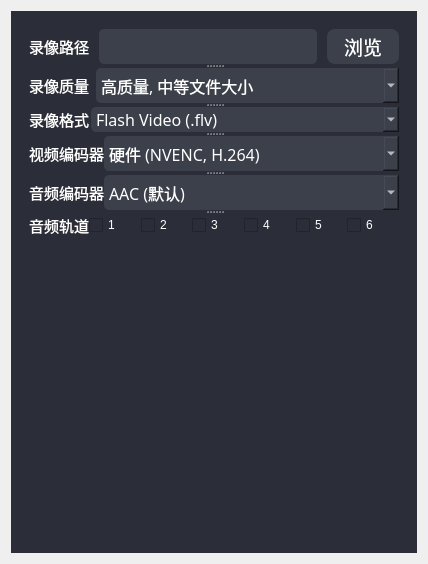
            <widget class="QWidget" name="record_page">
             <layout class="QVBoxLayout" name="verticalLayout_6">
              <item>
               <widget class="QWidget" name="widget_14" native="true">
                <property name="sizePolicy">
                 <sizepolicy hsizetype="Preferred" vsizetype="Preferred">
                  <horstretch>0</horstretch>
                  <verstretch>2</verstretch>
                 </sizepolicy>
                </property>
                <property name="styleSheet">
                 <string notr="true">QWidget {
	background: #2b2e38;
}</string>
                </property>
                <layout class="QVBoxLayout" name="verticalLayout_3">
                 <item>
                  <widget class="QWidget" name="widget_15" native="true">
                   <property name="styleSheet">
                    <string notr="true">QWidget, QCheckBox {
	background: #2b2e38;
	color: white;
}
</string>
                   </property>
                   <layout class="QGridLayout" name="gridLayout_4">
                    <item row="0" column="0">
                     <widget class="QSplitter" name="splitter_4">
                      <property name="orientation">
                       <enum>Qt::Vertical</enum>
                      </property>
                      <widget class="QWidget" name="">
                       <layout class="QHBoxLayout" name="horizontalLayout_12">
                        <property name="spacing">
                         <number>10</number>
                        </property>
                        <item>
                         <widget class="QLabel" name="label_14">
                          <property name="font">
                           <font>
                            <family>Arial</family>
                            <pointsize>11</pointsize>
                           </font>
                          </property>
                          <property name="text">
                           <string>录像路径</string>
                          </property>
                         </widget>
                        </item>
                        <item>
                         <widget class="QLineEdit" name="lineEdit_2">
                          <property name="sizePolicy">
                           <sizepolicy hsizetype="Expanding" vsizetype="Fixed">
                            <horstretch>6</horstretch>
                            <verstretch>0</verstretch>
                           </sizepolicy>
                          </property>
                          <property name="minimumSize">
                           <size>
                            <width>0</width>
                            <height>35</height>
                           </size>
                          </property>
                          <property name="font">
                           <font>
                            <family>宋体</family>
                            <pointsize>12</pointsize>
                           </font>
                          </property>
                          <property name="styleSheet">
                           <string notr="true">background: #3c404b;
color: white;
border-radius:5px;</string>
                          </property>
                         </widget>
                        </item>
                        <item>
                         <widget class="QPushButton" name="pushButton_2">
                          <property name="sizePolicy">
                           <sizepolicy hsizetype="Minimum" vsizetype="Fixed">
                            <horstretch>2</horstretch>
                            <verstretch>3</verstretch>
                           </sizepolicy>
                          </property>
                          <property name="minimumSize">
                           <size>
                            <width>0</width>
                            <height>35</height>
                           </size>
                          </property>
                          <property name="font">
                           <font>
                            <family>Arial</family>
                            <pointsize>14</pointsize>
                           </font>
                          </property>
                          <property name="styleSheet">
                           <string notr="true">background: #3c404b;
color: white;
border-radius: 8px;</string>
                          </property>
                          <property name="text">
                           <string>浏览</string>
                          </property>
                         </widget>
                        </item>
                       </layout>
                      </widget>
                      <widget class="QWidget" name="">
                       <layout class="QHBoxLayout" name="horizontalLayout_13">
                        <item>
                         <widget class="QLabel" name="label_15">
                          <property name="sizePolicy">
                           <sizepolicy hsizetype="Preferred" vsizetype="Preferred">
                            <horstretch>1</horstretch>
                            <verstretch>5</verstretch>
                           </sizepolicy>
                          </property>
                          <property name="font">
                           <font>
                            <family>Arial</family>
                            <pointsize>11</pointsize>
                           </font>
                          </property>
                          <property name="text">
                           <string>录像质量</string>
                          </property>
                         </widget>
                        </item>
                        <item>
                         <widget class="QComboBox" name="comboBox_7">
                          <property name="sizePolicy">
                           <sizepolicy hsizetype="Preferred" vsizetype="Fixed">
                            <horstretch>5</horstretch>
                            <verstretch>4</verstretch>
                           </sizepolicy>
                          </property>
                          <property name="minimumSize">
                           <size>
                            <width>0</width>
                            <height>35</height>
                           </size>
                          </property>
                          <property name="sizeIncrement">
                           <size>
                            <width>0</width>
                            <height>0</height>
                           </size>
                          </property>
                          <property name="font">
                           <font>
                            <family>宋体</family>
                            <pointsize>12</pointsize>
                           </font>
                          </property>
                          <property name="styleSheet">
                           <string notr="true">background: #3c404b;
color: white;
border-radius:5px;</string>
                          </property>
                          <item>
                           <property name="text">
                            <string>高质量, 中等文件大小</string>
                           </property>
                          </item>
                          <item>
                           <property name="text">
                            <string>近似无损的质量, 大文件大小</string>
                           </property>
                          </item>
                          <item>
                           <property name="text">
                            <string>无损的质量, 非常大的文件大小</string>
                           </property>
                          </item>
                         </widget>
                        </item>
                       </layout>
                      </widget>
                      <widget class="QWidget" name="">
                       <layout class="QHBoxLayout" name="horizontalLayout_14">
                        <property name="spacing">
                         <number>0</number>
                        </property>
                        <item>
                         <widget class="QLabel" name="label_13">
                          <property name="sizePolicy">
                           <sizepolicy hsizetype="Preferred" vsizetype="Preferred">
                            <horstretch>1</horstretch>
                            <verstretch>0</verstretch>
                           </sizepolicy>
                          </property>
                          <property name="font">
                           <font>
                            <family>Arial</family>
                            <pointsize>11</pointsize>
                           </font>
                          </property>
                          <property name="text">
                           <string>录像格式</string>
                          </property>
                         </widget>
                        </item>
                        <item>
                         <widget class="QComboBox" name="comboBox_6">
                          <property name="sizePolicy">
                           <sizepolicy hsizetype="Preferred" vsizetype="Fixed">
                            <horstretch>5</horstretch>
                            <verstretch>0</verstretch>
                           </sizepolicy>
                          </property>
                          <property name="minimumSize">
                           <size>
                            <width>0</width>
                            <height>25</height>
                           </size>
                          </property>
                          <property name="font">
                           <font>
                            <family>宋体</family>
                            <pointsize>12</pointsize>
                           </font>
                          </property>
                          <property name="styleSheet">
                           <string notr="true">background: #3c404b;
color: white;
border-radius:5px;</string>
                          </property>
                          <item>
                           <property name="text">
                            <string>Flash Video (.flv)</string>
                           </property>
                          </item>
                          <item>
                           <property name="text">
                            <string>Matroska 视频(.mkv)</string>
                           </property>
                          </item>
                          <item>
                           <property name="text">
                            <string>MPEG-4 (.mp4)</string>
                           </property>
                          </item>
                          <item>
                           <property name="text">
                            <string>QuickTime (.mov)</string>
                           </property>
                          </item>
                          <item>
                           <property name="text">
                            <string>分片 MP4 (.mp4)</string>
                           </property>
                          </item>
                          <item>
                           <property name="text">
                            <string>分片 MOV (.mov)</string>
                           </property>
                          </item>
                          <item>
                           <property name="text">
                            <string>MPEG-TS (.ts)</string>
                           </property>
                          </item>
                         </widget>
                        </item>
                       </layout>
                      </widget>
                      <widget class="QWidget" name="">
                       <layout class="QHBoxLayout" name="horizontalLayout_15">
                        <property name="spacing">
                         <number>0</number>
                        </property>
                        <item>
                         <widget class="QLabel" name="label_16">
                          <property name="sizePolicy">
                           <sizepolicy hsizetype="Preferred" vsizetype="Preferred">
                            <horstretch>1</horstretch>
                            <verstretch>0</verstretch>
                           </sizepolicy>
                          </property>
                          <property name="font">
                           <font>
                            <family>Arial</family>
                            <pointsize>11</pointsize>
                           </font>
                          </property>
                          <property name="text">
                           <string>视频编码器</string>
                          </property>
                         </widget>
                        </item>
                        <item>
                         <widget class="QComboBox" name="comboBox_8">
                          <property name="sizePolicy">
                           <sizepolicy hsizetype="Preferred" vsizetype="Fixed">
                            <horstretch>5</horstretch>
                            <verstretch>0</verstretch>
                           </sizepolicy>
                          </property>
                          <property name="minimumSize">
                           <size>
                            <width>0</width>
                            <height>35</height>
                           </size>
                          </property>
                          <property name="font">
                           <font>
                            <family>宋体</family>
                            <pointsize>12</pointsize>
                           </font>
                          </property>
                          <property name="styleSheet">
                           <string notr="true">background: #3c404b;
color: white;
border-radius:5px;</string>
                          </property>
                          <item>
                           <property name="text">
                            <string>硬件 (NVENC, H.264)</string>
                           </property>
                          </item>
                          <item>
                           <property name="text">
                            <string>软件 (x264, 降低 CPU占用, 文件会更大)</string>
                           </property>
                          </item>
                          <item>
                           <property name="text">
                            <string>硬件 (NVENC, H.264)</string>
                           </property>
                          </item>
                          <item>
                           <property name="text">
                            <string>硬件 (NVENC, HEVC)</string>
                           </property>
                          </item>
                         </widget>
                        </item>
                       </layout>
                      </widget>
                      <widget class="QWidget" name="">
                       <layout class="QHBoxLayout" name="horizontalLayout_16">
                        <property name="spacing">
                         <number>0</number>
                        </property>
                        <item>
                         <widget class="QLabel" name="label_17">
                          <property name="sizePolicy">
                           <sizepolicy hsizetype="Preferred" vsizetype="Preferred">
                            <horstretch>1</horstretch>
                            <verstretch>0</verstretch>
                           </sizepolicy>
                          </property>
                          <property name="font">
                           <font>
                            <family>Arial</family>
                            <pointsize>11</pointsize>
                           </font>
                          </property>
                          <property name="text">
                           <string>音频编码器</string>
                          </property>
                         </widget>
                        </item>
                        <item>
                         <widget class="QComboBox" name="comboBox_9">
                          <property name="sizePolicy">
                           <sizepolicy hsizetype="Preferred" vsizetype="Fixed">
                            <horstretch>5</horstretch>
                            <verstretch>0</verstretch>
                           </sizepolicy>
                          </property>
                          <property name="minimumSize">
                           <size>
                            <width>0</width>
                            <height>35</height>
                           </size>
                          </property>
                          <property name="font">
                           <font>
                            <family>宋体</family>
                            <pointsize>12</pointsize>
                           </font>
                          </property>
                          <property name="styleSheet">
                           <string notr="true">background: #3c404b;
color: white;
border-radius:5px;</string>
                          </property>
                          <item>
                           <property name="text">
                            <string>AAC (默认)</string>
                           </property>
                          </item>
                          <item>
                           <property name="text">
                            <string>Opus</string>
                           </property>
                          </item>
                         </widget>
                        </item>
                       </layout>
                      </widget>
                      <widget class="QWidget" name="">
                       <layout class="QHBoxLayout" name="horizontalLayout_17">
                        <property name="spacing">
                         <number>0</number>
                        </property>
                        <item>
                         <widget class="QLabel" name="label_18">
                          <property name="font">
                           <font>
                            <family>Arial</family>
                            <pointsize>11</pointsize>
                           </font>
                          </property>
                          <property name="text">
                           <string>音频轨道</string>
                          </property>
                         </widget>
                        </item>
                        <item>
                         <widget class="QCheckBox" name="checkBox">
                          <property name="text">
                           <string>1</string>
                          </property>
                         </widget>
                        </item>
                        <item>
                         <widget class="QCheckBox" name="checkBox_2">
                          <property name="text">
                           <string>2</string>
                          </property>
                         </widget>
                        </item>
                        <item>
                         <widget class="QCheckBox" name="checkBox_3">
                          <property name="text">
                           <string>3</string>
                          </property>
                         </widget>
                        </item>
                        <item>
                         <widget class="QCheckBox" name="checkBox_4">
                          <property name="text">
                           <string>4</string>
                          </property>
                         </widget>
                        </item>
                        <item>
                         <widget class="QCheckBox" name="checkBox_5">
                          <property name="text">
                           <string>5</string>
                          </property>
                         </widget>
                        </item>
                        <item>
                         <widget class="QCheckBox" name="checkBox_6">
                          <property name="text">
                           <string>6</string>
                          </property>
                         </widget>
                        </item>
                       </layout>
                      </widget>
                     </widget>
                    </item>
                   </layout>
                  </widget>
                 </item>
                 <item>
                  <spacer name="verticalSpacer_2">
                   <property name="orientation">
                    <enum>Qt::Vertical</enum>
                   </property>
                   <property name="sizeHint" stdset="0">
                    <size>
                     <width>20</width>
                     <height>298</height>
                    </size>
                   </property>
                  </spacer>
                 </item>
                </layout>
               </widget>
              </item>
             </layout>
            </widget>
